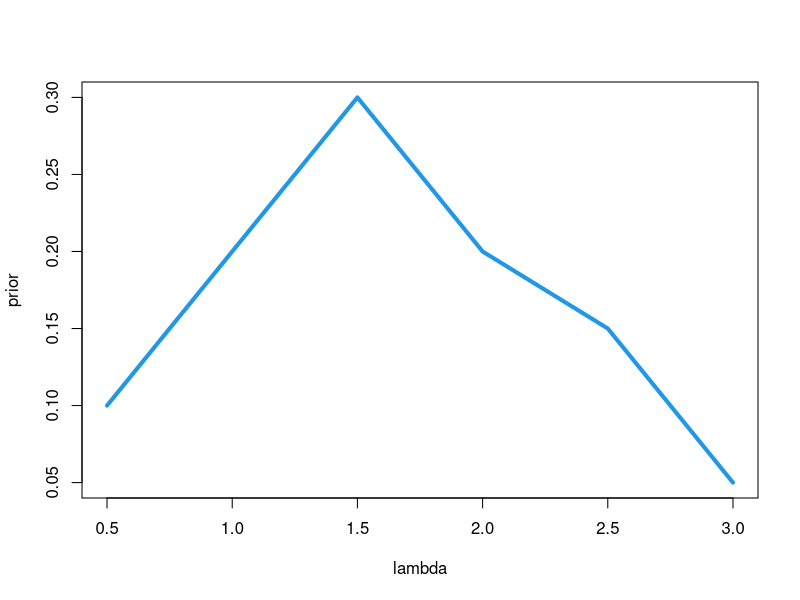
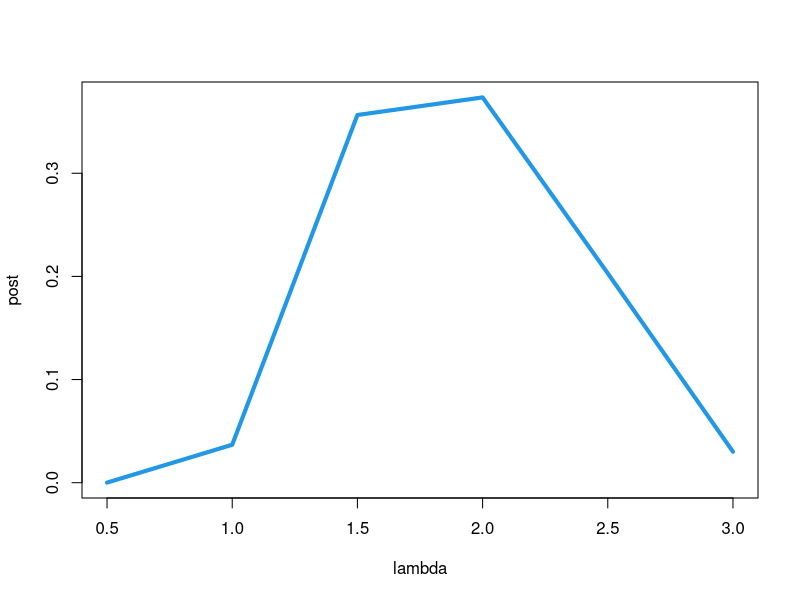
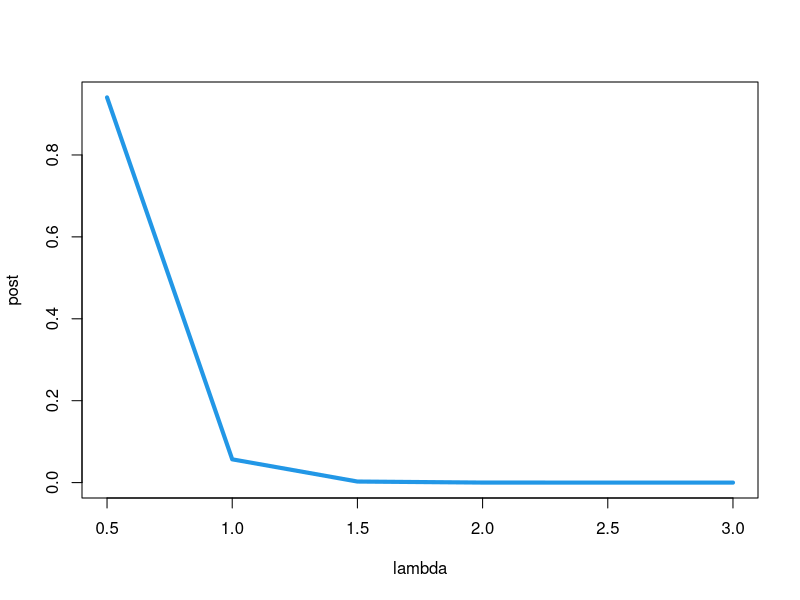
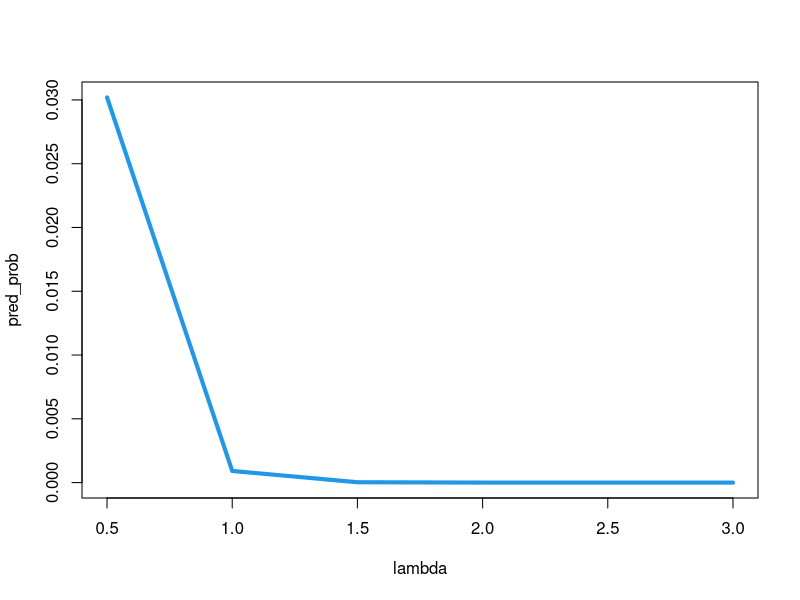
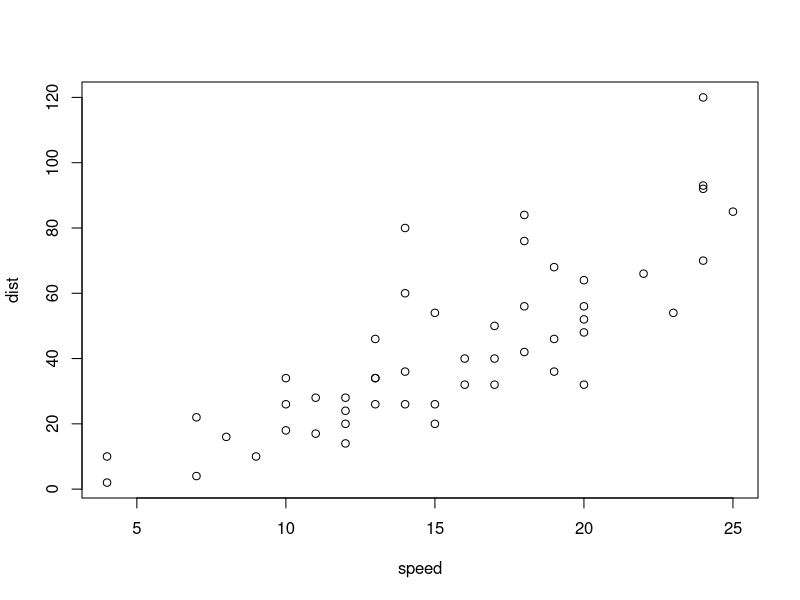
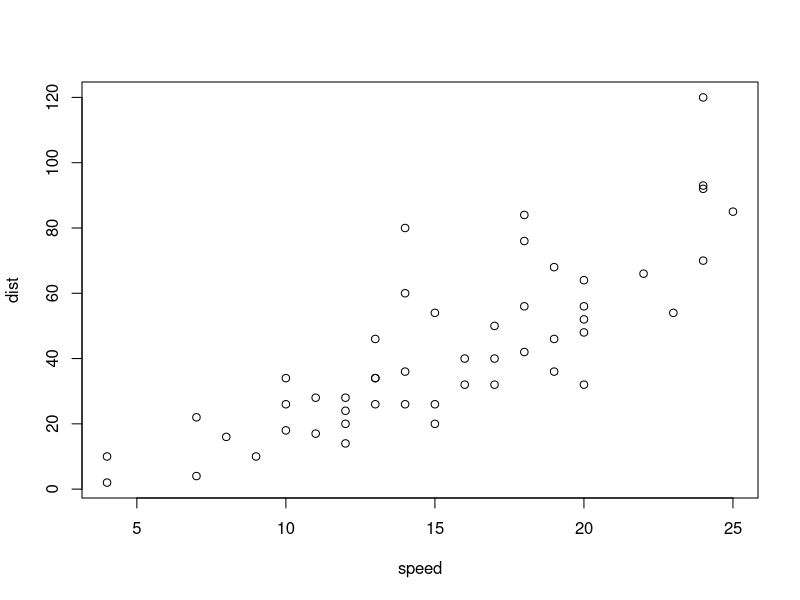
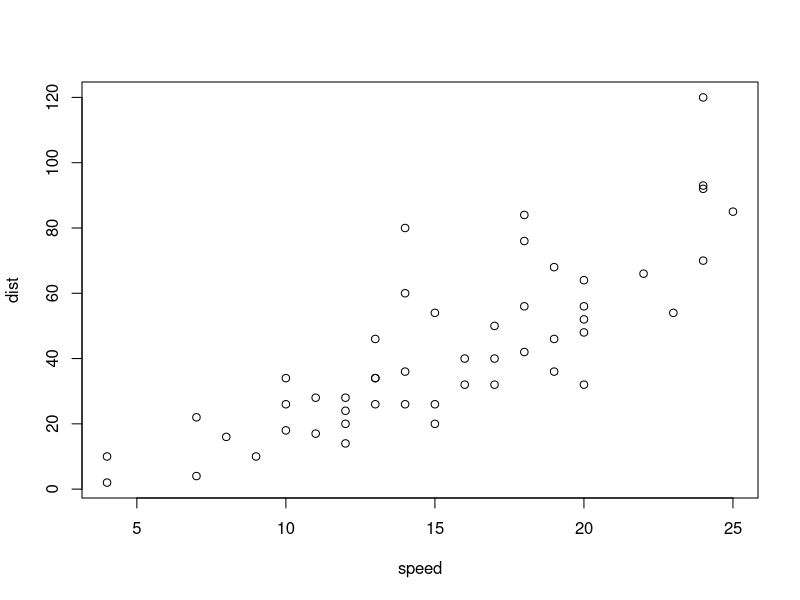

Write the R code that produced these figures, in order.
## ---- chunk 1
rm(list=ls())
lambda=seq(0.5, 3, by=.5)
prior = c(.1,.2,.3,.2,.15,.05)
plot(lambda,prior,type="l",col=4,lwd=4)
## ---- chunk 2
n=length(lambda)
g=function(x){
  for(i in 1:n){
    if(x==lambda[i]){
      result=prior[i]
    }
  }
  return(result)
}

post_prob=function(x,t,y){
  result=g(x)*exp(-t*x)*(t*x)^y
}

post=rep(0,n)
for(i in 1:n){
  post[i]=post_prob(lambda[i],6,12)
}

sum_post=sum(post)
for(i in 1:n){
  post[i]=post[i]/sum_post
}


plot(lambda,post,type="l",col=4,lwd=4)
## ---- chunk 3
post=rep(0,n)
for(i in 1:n){
  post[i]=post_prob(lambda[i],7,0)
}

sum_post=sum(post)
for(i in 1:n){
  post[i]=post[i]/sum_post
}

plot(lambda,post,type="l",col=4,lwd=4)
## ---- chunk 4
con_prob=function(lambda){
  return(exp(-7*lambda))
}

pred_prob=con_prob(lambda)
              

plot(lambda,pred_prob,type="l",col=4,lwd=4)
## ---- chunk 5

last_prob=pred_prob*post
sum_last_prob=sum(last_prob)
sum_last_prob


## ---- chunk 6
plot(cars)
## ---- chunk 7
plot(cars)
## ---- chunk 8
plot(cars)
